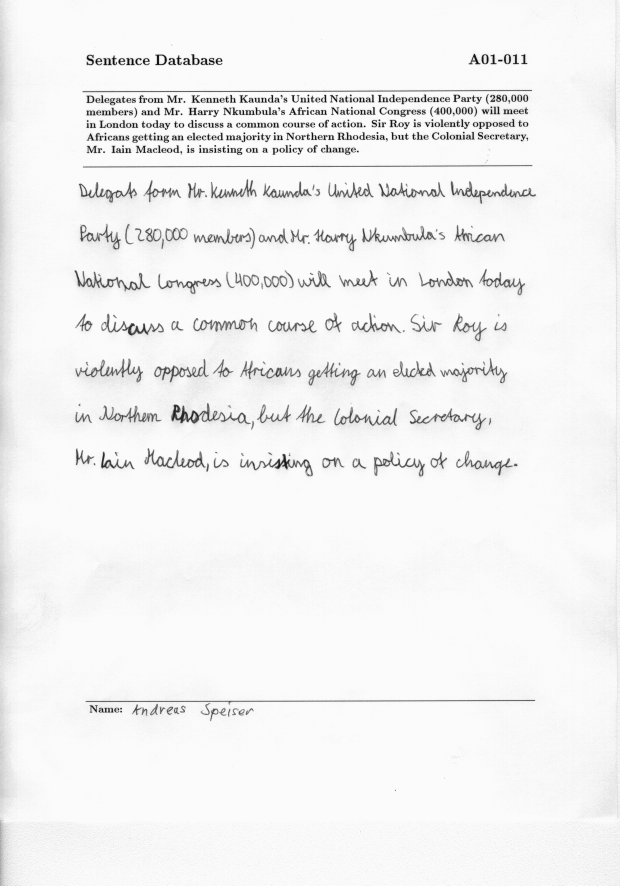
#> input picture data/001/1/1.png, 2479 x 3542 px, found by its file name (shown at 1/4 size); the run also reads 1 picture not shown here
$ python main.py   (older library calls are emulated)
#> lines starting #> are read from the running program, lines starting #| are printed output that depends on the picture; after the words box and inside, x2 and y2 are one past the last pixel; in counts of white or black regions, pixels touching at a corner belong together
### Features/FeatureExtractor.py
import skimage.io as io
import time
import numpy as np
import cv2
import os

from .preprocessing import *
from .LocalBinaryPattern import *
from .ChainCodesFeatures import *
from .PolygonFeatures import *
from .WindowFeatures import *
from .windows import *

def Feature_Extractor(img):


    #img = cutHandWriting(img)

    img = cv2.resize(img,(img.shape[0]//4,img.shape[1]//4))

    #lbp = LocalBinaryPatterns(24,8)
    #lbp_features = lbp.describe(img)
    #st = time.time()
    edged = cv2.Canny(img, 30, 200)
    contours, hierarchy = cv2.findContours(edged, cv2.RETR_EXTERNAL, cv2.CHAIN_APPROX_NONE)
    # [9 lines of commented-out code are left out]
    F5 = Chain_Codes_Feature_Extractor(img,contours,None)
    # [16 lines of commented-out code are left out]
    return F5


### Features/ChainCodesFeatures.py
import skimage.io as io
import numpy as np
from skimage.filters import threshold_otsu
from skimage.color import rgb2grey
from skimage.measure import find_contours
import cv2


# [8 lines left out: function First_difference_VEC, not called in this run]


def Chain_Codes_Counting_VEC(contours,pairs_triplets=True,second_order=False):
    directions = [[1,0],[1,-1],[0,-1],[-1,-1],[-1,0],[-1,1],[0,1],[1,1]]
    global_chain_code =list()#= np.array([])
    first_difference = list()#np.array([])
    second_difference = list()#np.array([])
    p_t = list()
    pairs_tri = np.array([])
    for cont in contours:
        cont = np.squeeze(cont,1)
        cont_diff= cont [1:]-cont[:-1]
        chain_code = np.zeros(len(cont_diff),dtype=np.int)
        for i in range(len(directions)):
            t = (cont_diff==directions[i])
            chain_code[t[:,0] & t[:,1]]=i
        if(len(chain_code)>0 and second_order):
            first_diff = First_difference_VEC(chain_code)
            first_difference += list(first_diff)#= np.append(first_diff,first_difference)
            second_difference += list(First_difference_VEC(first_diff)) #= np.append(First_difference_VEC(first_diff),second_difference)
        global_chain_code+=list(chain_code) #= np.append(chain_code,global_chain_code)
        if(pairs_triplets):
            p_t += list(chain_code)
            p_t += [9]#To Divide between two chain codes so i can count the pairs , triplets directly from string
                      #Must be int and not negative and not in range(0--7) because it will change count , -1 = "-1"

    if(pairs_triplets):
        pairs_tri = np.array(p_t,dtype=np.str)
        pairs_tri = ''.join(pairs_tri)
        f4 = np.zeros(64)
        f5 = np.zeros(512)
        for  i in range(8):
            for j in range(8):
                check = str(i)+str(j)
                #f4[i*8+j] = pairs_tri.count(check)
                for k in range(8):
                    check = str(i)+str(j)+str(k)
                    f5[i*64+j*8+k] = pairs_tri.count(check)


    if(second_order):
        f1,_ = np.histogram(global_chain_code,8)
        f2,_ = np.histogram(first_difference,8)
        f3,_ = np.histogram(second_difference,8)
        f2 = np.append(f2[:5],f2[6:])
        if(np.sum(f1)!=0):
            f1 = f1/np.sum(f1)
        if(np.sum(f2)!=0):
            f2 = f2/np.sum(f2)
        if(np.sum(f3)!=0):
            f3 = f3/np.sum(f3)

    if pairs_triplets:
        #if(np.sum(f4)!=0):
         #   f4 = f4/f4.sum()
        if(np.sum(f5)!=0):
            f5 = f5/f5.sum()
        return f5
        return f1,f2,f3,f4,f5


    return f1,f2,f3


def Chain_Codes_Feature_Extractor(img,contours,clusteredWindows):
    # [13 lines of commented-out code are left out]

    F5 = Chain_Codes_Counting_VEC(contours,True)
    #F1,F2,F3 = Chain_Codes_Counting_VEC(contours,False)


    F7 = np.array([])
    F8 = np.array([])
    F9 = np.array([])

    # [12 lines of commented-out code are left out]
    return F5

    return F1,F2,F3,F4,F5
    return F1,F2,F3,F4,F5,F7,F8,F9


### main.py
import skimage.io as io
import time
import numpy as np
import cv2
import os
from sklearn.svm import SVC
from Features.FeatureExtractor import *

test_cases = os.listdir("data")
test_cases.sort()

time_file = open("time.txt", "w")
results_file = open("results.txt", "w")
for case in test_cases:

    writer1_1  = cv2.imread('TestData/'+case+"/1/1.png", cv2.IMREAD_GRAYSCALE)
#> writer1_1 is the input picture: shape (3542, 2479); min 13, max 251, mean 242.2
    writer1_2  = cv2.imread('TestData/'+case+"/1/2.png", cv2.IMREAD_GRAYSCALE)
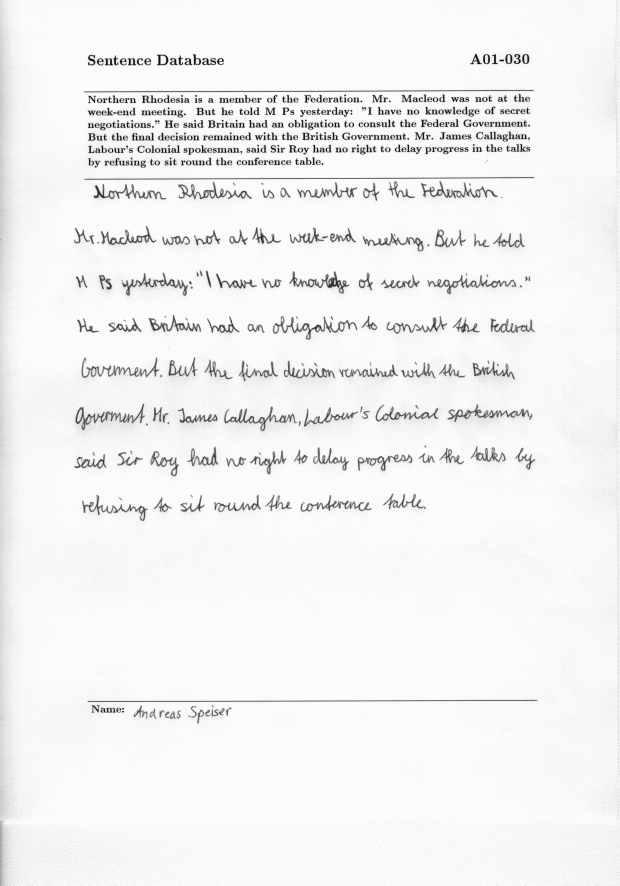
#> input picture data/001/1/2.png, 2479 x 3542 px, found by its file name (shown at 1/4 size)
#> writer1_2 is the input picture: shape (3542, 2479); min 15, max 251, mean 241.8
    writer2_1  = cv2.imread('TestData/'+case+"/2/1.png", cv2.IMREAD_GRAYSCALE)
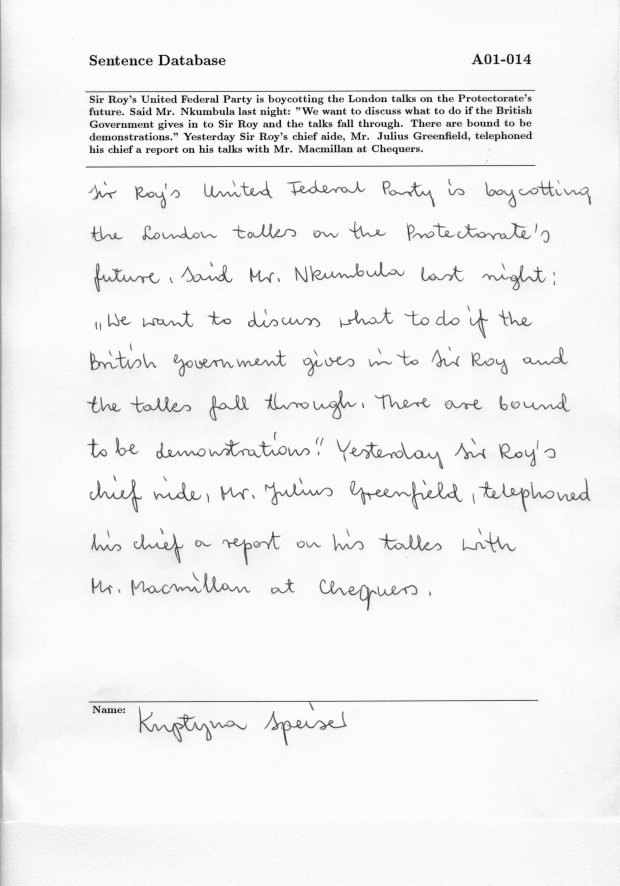
#> input picture data/001/2/1.png, 2479 x 3542 px, found by its file name (shown at 1/4 size)
#> writer2_1 is the input picture: shape (3542, 2479); min 14, max 251, mean 242.3
    writer2_2  = cv2.imread('TestData/'+case+"/2/2.png", cv2.IMREAD_GRAYSCALE)
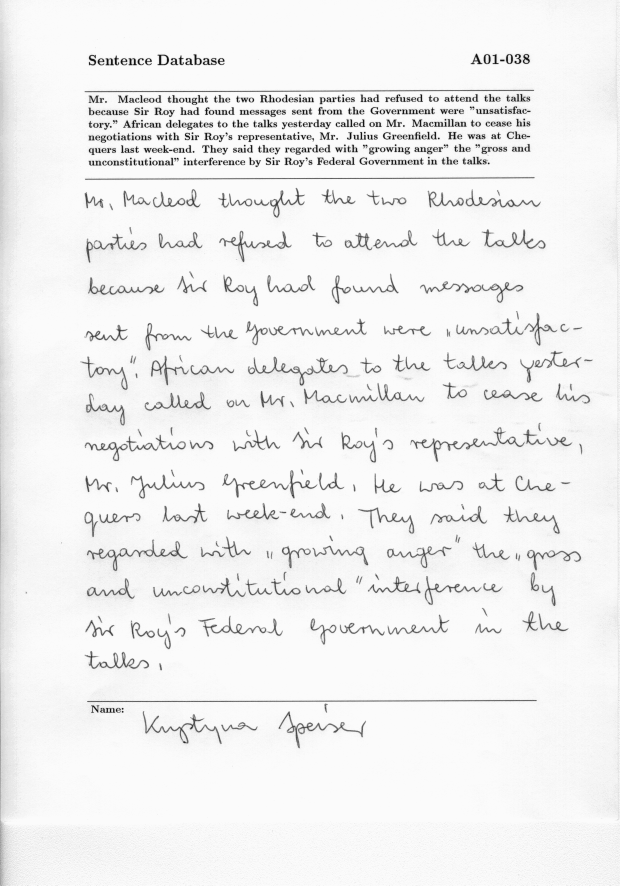
#> input picture data/001/2/2.png, 2479 x 3542 px, found by its file name (shown at 1/4 size)
#> writer2_2 is the input picture: shape (3542, 2479); min 15, max 251, mean 240.4
    writer3_1  = cv2.imread('TestData/'+case+"/3/1.png", cv2.IMREAD_GRAYSCALE)
    writer3_2  = cv2.imread('TestData/'+case+"/3/2.png", cv2.IMREAD_GRAYSCALE)
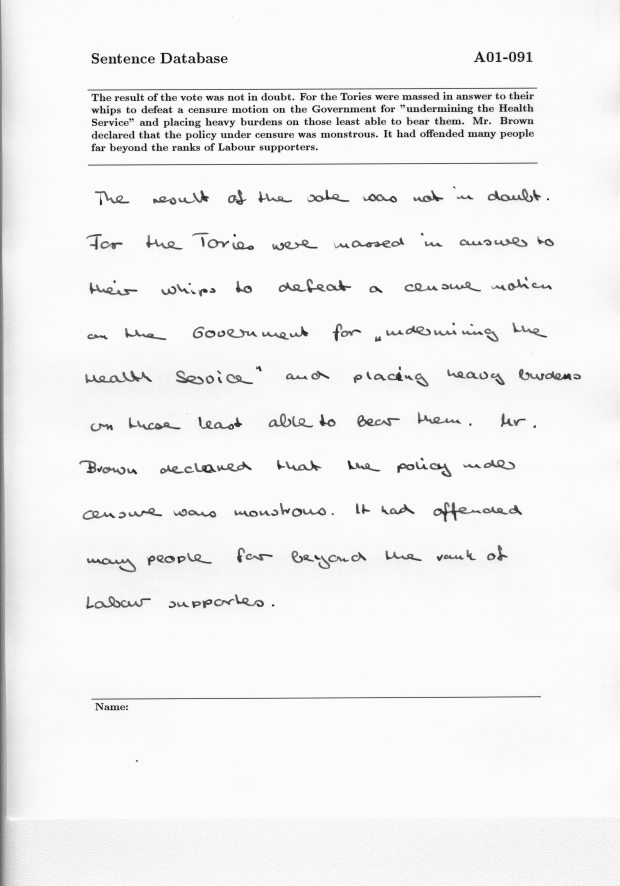
#> input picture data/000/3/2.png, 2479 x 3542 px, found by its file name (shown at 1/4 size)
#> writer3_2 is the input picture: shape (3542, 2479); min 14, max 251, mean 242.2
    test_img =  cv2.imread('TestData/'+case+"/test.png", cv2.IMREAD_GRAYSCALE)
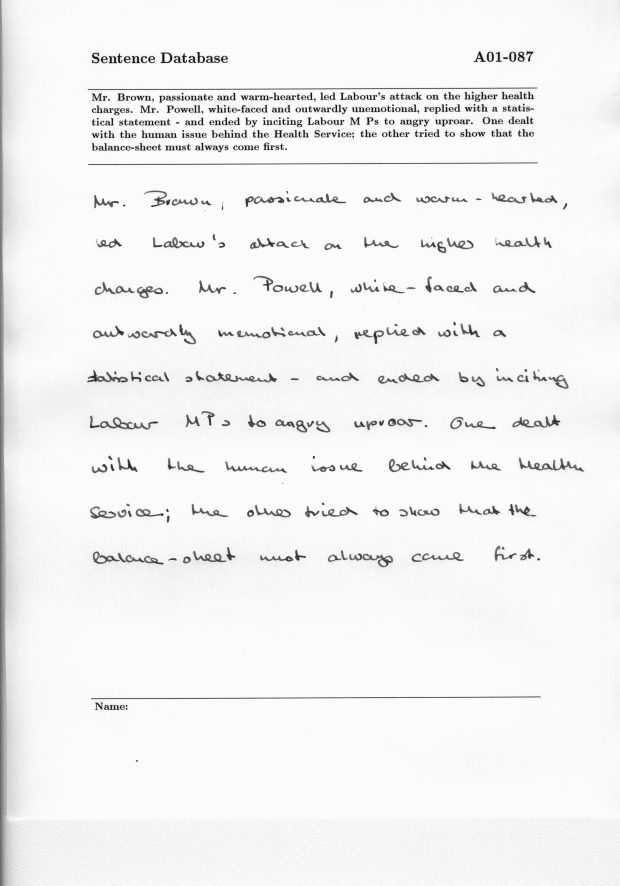
#> input picture data/000/test.png, 2479 x 3542 px, found by its file name (shown at 1/4 size)
#> test_img is the input picture: shape (3542, 2479); min 15, max 251, mean 242.3
    print("Processing Test Case : " , case)

    st = time.time()


    f1_1  = Feature_Extractor(writer1_1)
#> in Feature_Extractor, `edged = cv2.Canny(img, 30, 200)`:
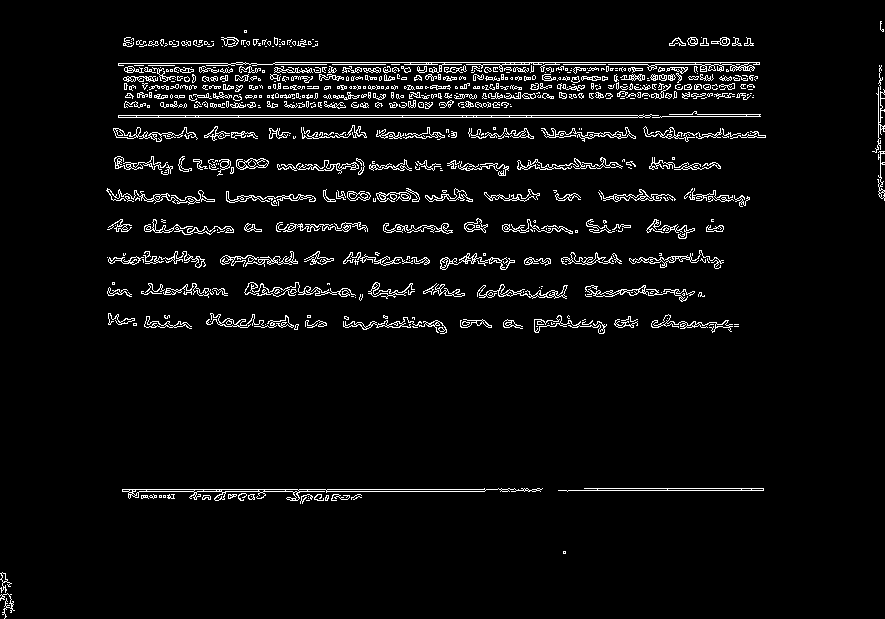
#> edged: shape (619, 885); 4.6% white in thin lines or dots
#> in Feature_Extractor, `contours, hierarchy = cv2.findContours(edged, cv2.RETR_EXTERNAL, cv2.C..`: contours = 650 contours, 491 with area under 20; largest, box (x1, y1, x2, y2) and area: (118, 114, 659, 118) 1057, (122, 488, 543, 501) 911, (118, 62, 760, 73) 501, (244, 282, 356, 297) 396, (558, 488, 764, 492) 333
#> the loop in Chain_Codes_Counting_VEC, `for cont in contours:` made 650 passes
#> (cont, cont_diff) on pass 54: ([[351, 296], [352, 296], [353, 296], [352, 296]], [[1, 0], [1, 0], [-1, 0]])
#> after the loop in Chain_Codes_Counting_VEC, `for cont in contours:`: first_difference = []; global_chain_code = 30588 items; p_t = 31238 items; second_difference = []
#> after the loop in Chain_Codes_Counting_VEC, `for  i in range(8):`: f5 = 512 values, max 1518 at index 0, min 0 at index 5, mean 48.44
#> in Chain_Codes_Counting_VEC, `f5 = f5/f5.sum()`: f5 = 512 values, max 0.0612 at index 0, min 0 at index 5, mean 0.00195
#> in Chain_Codes_Feature_Extractor, `F5 = Chain_Codes_Counting_VEC(contours,True)`: F5 has the same summary as f5 in Chain_Codes_Counting_VEC
#> in Feature_Extractor, `F5 = Chain_Codes_Feature_Extractor(img,contours,None)`: F5 has the same summary as f5 in Chain_Codes_Counting_VEC
#> f1_1 has the same summary as f5 in Chain_Codes_Counting_VEC
    f1_2  = Feature_Extractor(writer1_2)
#> in Feature_Extractor (call 2), `edged = cv2.Canny(img, 30, 200)`: edged: shape (619, 885); 4.8% white in thin lines or dots, all inside (x1, y1, x2, y2) = (0, 37, 768, 619)
#> in Feature_Extractor (call 2), `contours, hierarchy = cv2.findContours(edged, cv2.RETR_EXTERNAL, cv2.C..`: contours = 766 contours, 599 with area under 20; largest, box (x1, y1, x2, y2) and area: (332, 123, 763, 126) 715, (389, 220, 510, 238) 504, (124, 489, 483, 499) 358, (493, 488, 768, 491) 319, (0, 574, 26, 619) 288
#> the loop in Chain_Codes_Counting_VEC (call 2), `for cont in contours:` made 766 passes
#> (cont, cont_diff) on passes 4, 23, 24, 29, 36, 44, 50: ([[246, 499], [247, 500], [247, 499]], [[1, 1], [0, -1]]), ([[466, 355], [467, 355]], [[1, 0]]), ([[463, 355], [464, 355]], [[1, 0]]), ([[266, 351], [267, 352], [267, 351]], [[1, 1], [0, -1]]), ([[272, 347], [273, 347], [274, 347], [273, 347]], [[1, 0], [1, 0], [-1, 0]]), ([[272, 345], [273, 345]], [[1, 0]]), ([[357, 322], [358, 322]], [[1, 0]])
#> f1_2 = 512 values, max 0.068 at index 0, min 0 at index 5, mean 0.00195
    f2_1  = Feature_Extractor(writer2_1)
#> in Feature_Extractor (call 3), `edged = cv2.Canny(img, 30, 200)`: edged: shape (619, 885); 5.3% white in thin lines or dots
#> in Feature_Extractor (call 3), `contours, hierarchy = cv2.findContours(edged, cv2.RETR_EXTERNAL, cv2.C..`: contours = 661 contours, 463 with area under 20; largest, box (x1, y1, x2, y2) and area: (126, 488, 569, 497) 849, (122, 114, 607, 118) 701, (498, 309, 633, 329) 408, (134, 183, 228, 205) 348, (127, 334, 203, 359) 330
#> f2_1 = 512 values, max 0.0703 at index 0, min 0 at index 5, mean 0.00195
    f2_2 = Feature_Extractor(writer2_2)
#> in Feature_Extractor (call 4), `edged = cv2.Canny(img, 30, 200)`: edged: shape (619, 885); 6.5% white in thin lines or dots, all inside (x1, y1, x2, y2) = (0, 37, 847, 610)
#> in Feature_Extractor (call 4), `contours, hierarchy = cv2.findContours(edged, cv2.RETR_EXTERNAL, cv2.C..`: contours = 841 contours, 614 with area under 20; largest, box (x1, y1, x2, y2) and area: (322, 123, 764, 126) 687, (124, 488, 551, 498) 654, (203, 497, 317, 521) 357, (600, 196, 747, 213) 322, (552, 488, 767, 492) 301
    f3_1  = Feature_Extractor(writer3_1)
#> in Feature_Extractor (call 5), `edged = cv2.Canny(img, 30, 200)`: edged: shape (619, 885); 4.2% white in thin lines or dots
    f3_2  = Feature_Extractor(writer3_2)
#> in Feature_Extractor (call 6), `edged = cv2.Canny(img, 30, 200)`: edged: shape (619, 885); 4.3% white in thin lines or dots
    pred  = Feature_Extractor(test_img)
#> in Feature_Extractor (call 7), `edged = cv2.Canny(img, 30, 200)`:
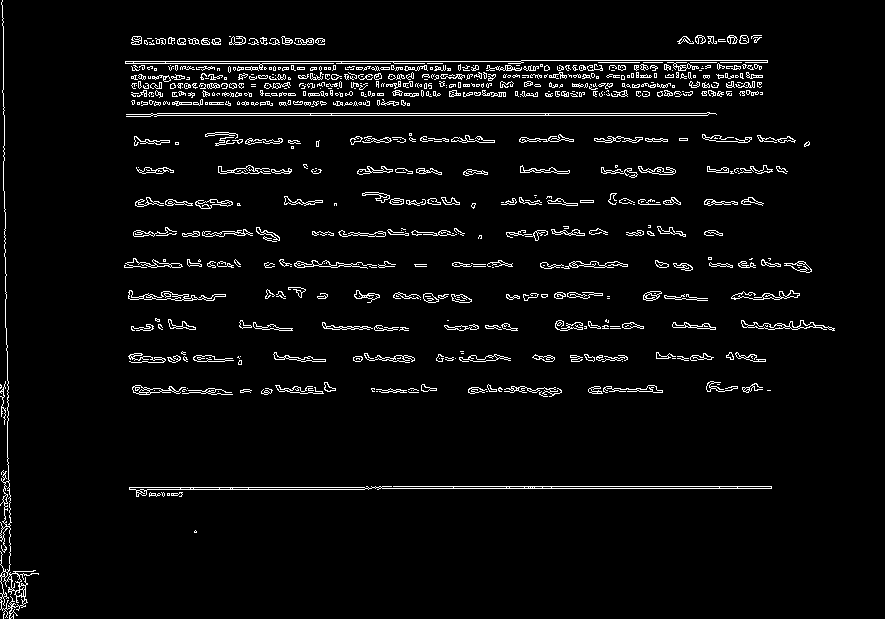
#> edged: shape (619, 885); 4.2% white in thin lines or dots

    features = np.array([f1_1,f1_2,f2_1,f2_2,f3_1,f3_2])


    classifier = SVC()
    classifier.fit(features, [1,1,2,2,3,3])
    result = classifier.predict([pred])


    en = time.time()
    time_file.write(str(round((en-st),2))+'\n')
    results_file.write(str(result[0])+'\n')
#> pass 2 of the loop `for case in test_cases:`:
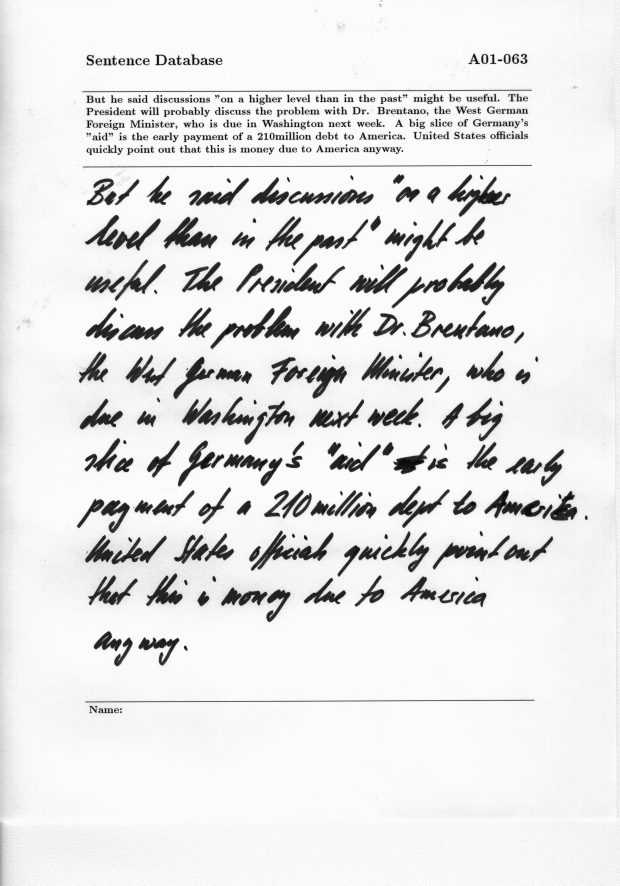
#> input picture data/001/test.png, 2479 x 3542 px, found by its file name (shown at 1/4 size)
#> test_img is the input picture: shape (3542, 2479); min 13, max 251, mean 229.1
#> in Feature_Extractor (call 14), `img = cv2.resize(img,(img.shape[0]//4,img.shape[1]//4))`:
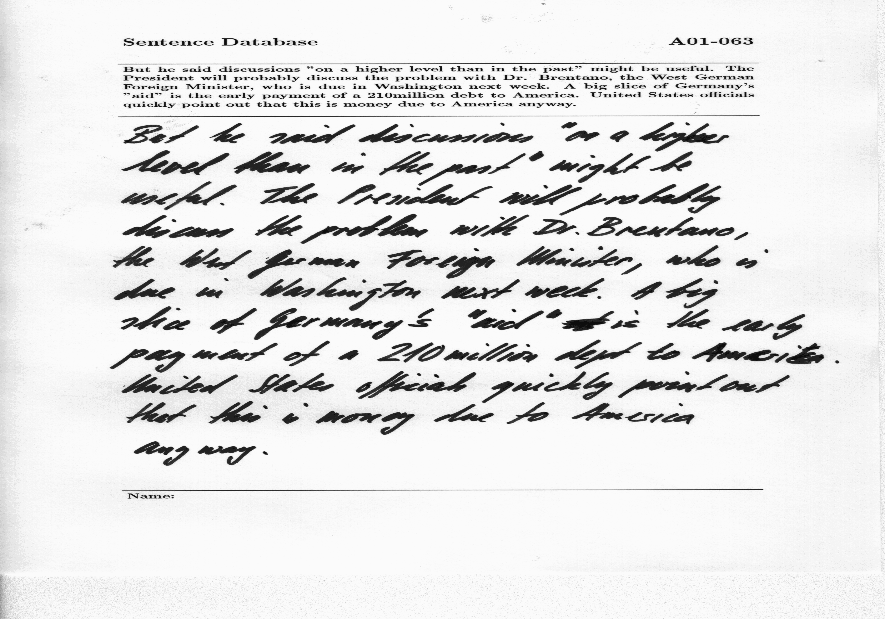
#> img: shape (619, 885); min 13, max 251, mean 229
#> in Feature_Extractor (call 14), `edged = cv2.Canny(img, 30, 200)`:
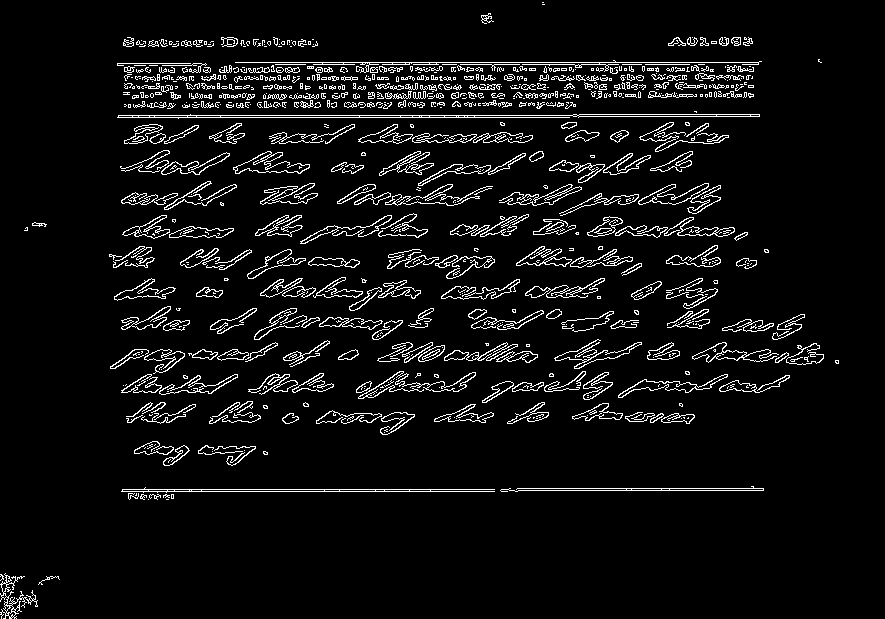
#> edged: shape (619, 885); 6.2% white in thin lines or dots
time_file.close()
results_file.close()
